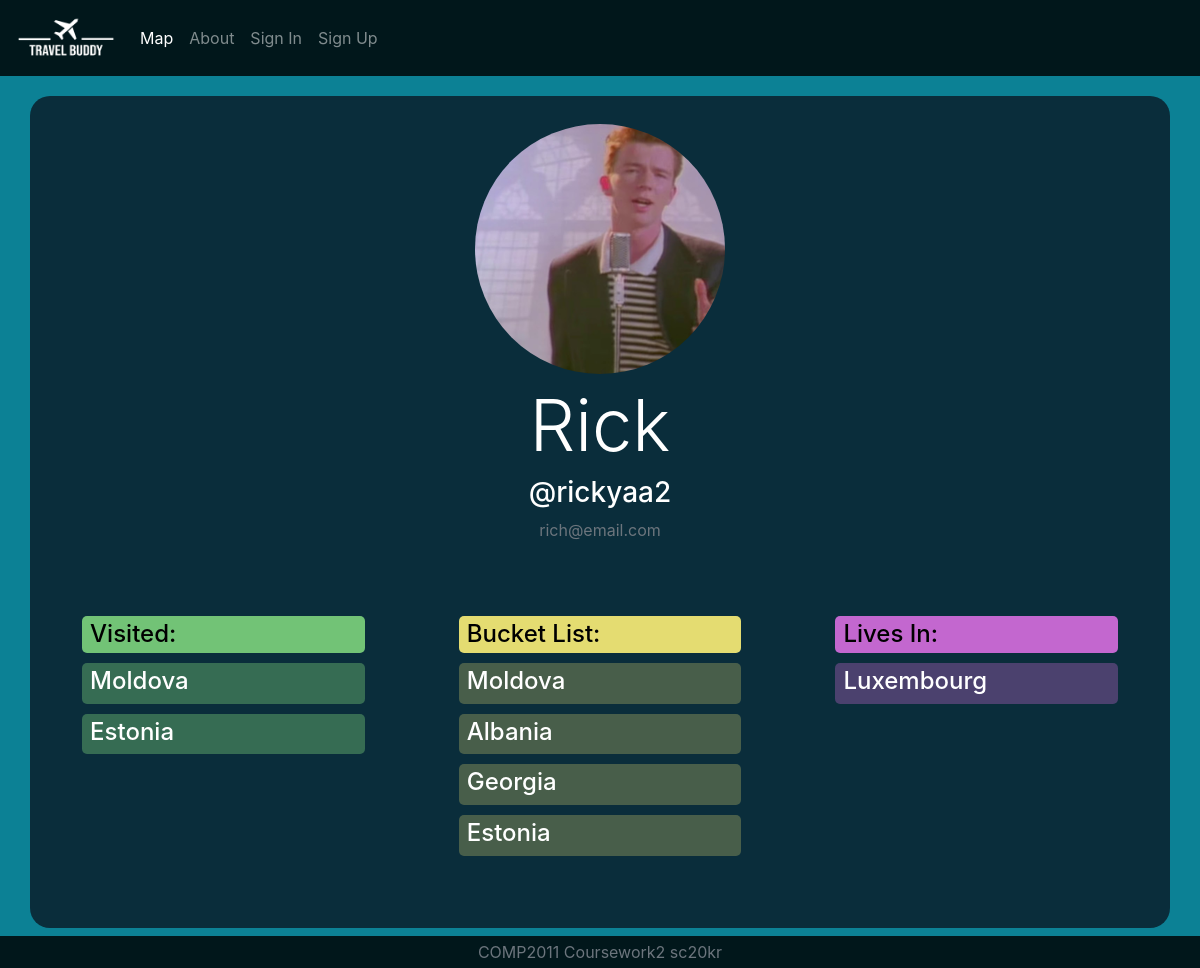
Screenshot of /profile/rickyaa2 with the database file from the repository.
### app/models.py (models this page shows)
class User(db.Model, UserMixin):
    id = db.Column(db.Integer, primary_key=True)
    name = db.Column(db.String(64),nullable=False)
    username = db.Column(db.String(20), unique=True, nullable=False)
    password = db.Column(db.String(60), nullable=False)
    email = db.Column(db.String(120), unique=True, nullable=False)
    isAdmin = db.Column(db.Boolean, default=False)
    profilePicture = db.Column(db.String(20), nullable=False, default='default.jpg')
    country = db.Column(db.Integer, db.ForeignKey('country.id'))
    visitedCountries = db.relationship('Country', secondary = visitors, backref=db.backref('visitors'), lazy='dynamic')
    bucketList = db.relationship('Country', secondary = futureVisitors, backref=db.backref('futureVisitors'), lazy='dynamic')

class Country(db.Model):
    id = db.Column(db.Integer, primary_key=True)
    name = db.Column(db.String(50), unique=True, nullable=False)
    capital = db.Column(db.String(20), nullable=False)
    lat = db.Column(db.String(120))
    lang = db.Column(db.String(120))
    language = db.Column(db.String(120), nullable=False)
    currency = db.Column(db.String(20), nullable=False)
    citizens = db.relationship('User', backref='livesin', lazy='dynamic')

### app/views.py (the view)
@app.route('/profile/<username>', methods=['GET', 'POST'])
def profile(username):
    try:
        u = User.query.filter_by(username=username).first()
        if u == current_user:
            return redirect('/account')
        imageFile = url_for('static', filename='profilepics/' + u.profilePicture)
    except Exception as e:
        app.logger.error('Route "/profile/<username>" failed to execute error="%s"',e)
    return render_template('profile.html',
                            title=u.username,
                            u=u,
                            imageFile=imageFile)

### app/templates/profile.html (shortened to what this page needs)
{% extends "base.html" %}
{% block content %}
<div class="container accinfo">
    <div class="row justify-content-center mt-2">
        <img class="rounded-circle account-img" src="{{imageFile}}">
    </div>
    <div class="row justify-content-center mt-2">
        <h1 class="account-heading display-3">{{u.name}}</h1>
    </div>
    <div class="row justify-content-center">
        <h3 class="account-heading">@{{u.username}}</h3>
    </div>
    <div class="row justify-content-center">
        <p class="text-secondary">{{u.email}}</p>
    </div>
    <div class="row justify-content-center mt-5 mb-5">
        <div class="col-md-3 col-sm-12 mb-1 cols">
            <div class="row d-flex flex-row align-items-center pt-1 pb-1 visp">
                <h4 class="mb-0 pl-2">Visited:</h4>
            </div>
            {% for v in u.visitedCountries %}
            <div class="row vis pl-2 pt-1 rgreen place" id="{{v.name}}">
                <h4>{{v.name}}</h4>
            </div>
            {% endfor %}
        </div>
        <div class="col-md-3 col-sm-12 offset-md-1 mb-1 cols">
            <div class="row d-flex flex-row align-items-center pt-1 pb-1 fvisp">
                <h4 class="mb-0 pl-2">Bucket List:</h4>
            </div>
            {% for b in u.bucketList %}
            <div class="row fvis pl-2 pt-1 ryellow place" id="{{b.name}}">
                <h4 >{{b.name}}</h4>
            </div>
            {% endfor %}
        </div>
        <div class="col-md-3 col-sm-12 offset-md-1 mb-1 cols">
            <div class="row d-flex flex-row align-items-center pt-1 pb-1 livp">
                <h4 class="mb-0 pl-2">Lives In:</h4>
            </div>
            {% if u.livesin %}
            <div class="row liv pl-2 pt-1 rpurple place" id="{{u.livesin.name}}">
                <h4>{{u.livesin.name}}</h4>
            </div>
            {% endif %}
        </div>
    </div>
</div>
{% endblock content %}

### app/static/style.css (style rules this page uses)
body { background-color: #0c8195; height: 100vh; }
.accinfo, .ctry { background-color: #0a2d3b; color: white; padding: 20px; margin-bottom: 40px; border-radius: 20px; margin-top: 20px; }
.visp { margin-top: 10px; color: black; font-weight: bold; border-radius: 5px; background-color: #72c376; }
.vis { margin-top: 10px; border-radius: 5px; background-color: #72c3766b; }
.fvisp { margin-top: 10px; color: black; font-weight: bold; border-radius: 5px; background-color: #e4dc71; }
.fvis { margin-top: 10px; border-radius: 5px; background-color: #e4dc7148; }
.livp { margin-top: 10px; color: black; font-weight: bold; border-radius: 5px; background-color: #c367cf; }
.liv { margin-top: 10px; border-radius: 5px; background-color: #c367cf59; }
.rgreen, .ryellow, .rpurple { cursor: pointer; }
.cols { max-height: 420px; overflow: auto; }

### rows the page displays
User: name "Rick", username "rickyaa2", email "rich@email.com"
Country: name "Moldova"
Country: name "Estonia"
Country: name "Albania"
Country: name "Georgia"
Country: livesin.name "Luxembourg"
